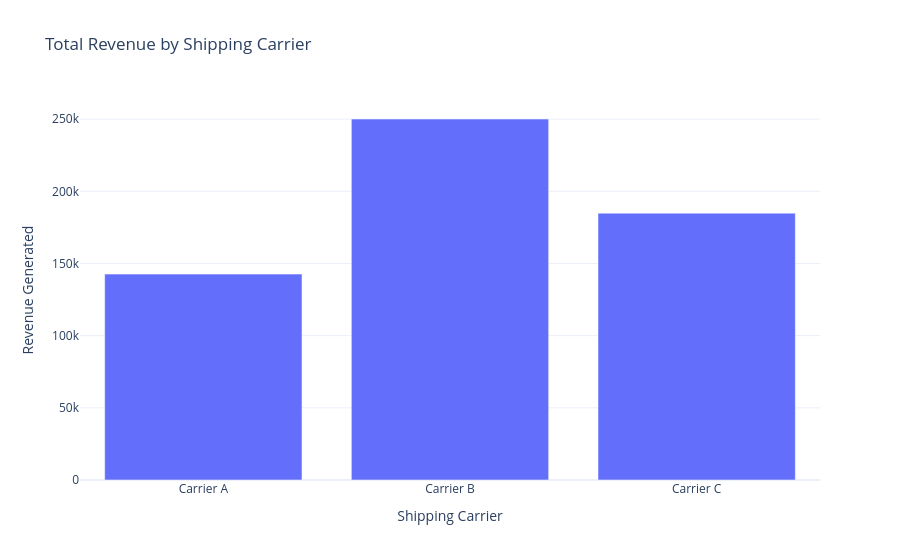

The cell this chart's notebook holds for it:
### Markdown cell above
So 45% of the business comes from skincare
products, 29.5% from haircare, and 25.5% from
cosmetics. Now let's have a look at the total
revenue generated from shipping carriers:

### Code cell
total_revenue = df.groupby('Shipping carriers')['Revenue generated' ]. sum().reset_index()
fig = go.Figure()
fig.add_trace(go.Bar(x=total_revenue['Shipping carriers'],
y=total_revenue['Revenue generated']))
fig.update_layout(title='Total Revenue by Shipping Carrier',
xaxis_title='Shipping Carrier',
yaxis_title='Revenue Generated')

fig.show()

### Figure 1 — Plotly figure (JSON) as saved in the notebook; plotly's stock layout.template omitted (floating-point values rounded to 4 significant figures)
{"data": [{"type": "bar", "x": ["Carrier A", "Carrier B", "Carrier C"], "y": [142600.0, 250100.0, 184900.0]}], "layout": {"title": {"text": "Total Revenue by Shipping Carrier"}, "xaxis": {"title": {"text": "Shipping Carrier"}}, "yaxis": {"title": {"text": "Revenue Generated"}}}}
